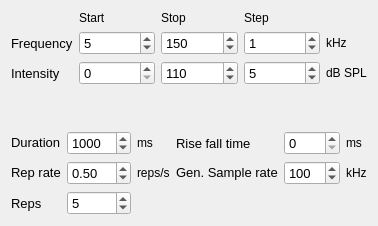
        <widget class="QWidget" name="tab_tc">
         <attribute name="title">
          <string>Tuning Curve</string>
         </attribute>
         <layout class="QVBoxLayout" name="verticalLayout">
          <item>
           <layout class="QGridLayout" name="gridLayout_2">
            <item row="2" column="2">
             <widget class="QSpinBox" name="db_stop_spnbx">
              <property name="font">
               <font>
                <pointsize>10</pointsize>
               </font>
              </property>
              <property name="maximum">
               <number>150</number>
              </property>
              <property name="value">
               <number>110</number>
              </property>
             </widget>
            </item>
            <item row="1" column="3">
             <widget class="QSpinBox" name="freq_step_spnbx">
              <property name="font">
               <font>
                <pointsize>10</pointsize>
               </font>
              </property>
              <property name="maximum">
               <number>100</number>
              </property>
              <property name="value">
               <number>1</number>
              </property>
             </widget>
            </item>
            <item row="1" column="2">
             <widget class="QSpinBox" name="freq_stop_spnbx">
              <property name="font">
               <font>
                <pointsize>10</pointsize>
               </font>
              </property>
              <property name="maximum">
               <number>200</number>
              </property>
              <property name="value">
               <number>150</number>
              </property>
             </widget>
            </item>
            <item row="2" column="4">
             <widget class="QLabel" name="label_21">
              <property name="sizePolicy">
               <sizepolicy hsizetype="Fixed" vsizetype="Preferred">
                <horstretch>0</horstretch>
                <verstretch>0</verstretch>
               </sizepolicy>
              </property>
              <property name="text">
               <string>dB SPL</string>
              </property>
             </widget>
            </item>
            <item row="1" column="4">
             <widget class="QLabel" name="label_19">
              <property name="sizePolicy">
               <sizepolicy hsizetype="Fixed" vsizetype="Preferred">
                <horstretch>0</horstretch>
                <verstretch>0</verstretch>
               </sizepolicy>
              </property>
              <property name="text">
               <string>kHz</string>
              </property>
             </widget>
            </item>
            <item row="1" column="1">
             <widget class="QSpinBox" name="freq_start_spnbx">
              <property name="font">
               <font>
                <pointsize>10</pointsize>
               </font>
              </property>
              <property name="maximum">
               <number>200</number>
              </property>
              <property name="singleStep">
               <number>5</number>
              </property>
              <property name="value">
               <number>5</number>
              </property>
             </widget>
            </item>
            <item row="2" column="3">
             <widget class="QSpinBox" name="db_step_spnbx">
              <property name="font">
               <font>
                <pointsize>10</pointsize>
               </font>
              </property>
              <property name="maximum">
               <number>50</number>
              </property>
              <property name="value">
               <number>5</number>
              </property>
             </widget>
            </item>
            <item row="2" column="1">
             <widget class="QSpinBox" name="db_start_spnbx">
              <property name="font">
               <font>
                <pointsize>10</pointsize>
               </font>
              </property>
              <property name="maximum">
               <number>150</number>
              </property>
              <property name="singleStep">
               <number>5</number>
              </property>
              <property name="value">
               <number>0</number>
              </property>
             </widget>
            </item>
            <item row="1" column="0">
             <widget class="QLabel" name="label_25">
              <property name="sizePolicy">
               <sizepolicy hsizetype="Fixed" vsizetype="Preferred">
                <horstretch>0</horstretch>
                <verstretch>0</verstretch>
               </sizepolicy>
              </property>
              <property name="font">
               <font>
                <pointsize>10</pointsize>
               </font>
              </property>
              <property name="text">
               <string>Frequency</string>
              </property>
             </widget>
            </item>
            <item row="0" column="1">
             <widget class="QLabel" name="label_26">
              <property name="text">
               <string>Start</string>
              </property>
             </widget>
            </item>
            <item row="2" column="0">
             <widget class="QLabel" name="label_18">
              <property name="font">
               <font>
                <pointsize>10</pointsize>
               </font>
              </property>
              <property name="text">
               <string>Intensity</string>
              </property>
             </widget>
            </item>
            <item row="0" column="2">
             <widget class="QLabel" name="label_27">
              <property name="text">
               <string>Stop</string>
              </property>
             </widget>
            </item>
            <item row="0" column="3">
             <widget class="QLabel" name="label_28">
              <property name="text">
               <string>Step</string>
              </property>
             </widget>
            </item>
            <item row="3" column="0">
             <spacer name="verticalSpacer">
              <property name="orientation">
               <enum>Qt::Vertical</enum>
              </property>
              <property name="sizeHint" stdset="0">
               <size>
                <width>20</width>
                <height>40</height>
               </size>
              </property>
             </spacer>
            </item>
           </layout>
          </item>
          <item>
           <layout class="QGridLayout" name="gridLayout_3">
            <item row="0" column="0">
             <widget class="QLabel" name="label_22">
              <property name="sizePolicy">
               <sizepolicy hsizetype="Preferred" vsizetype="Fixed">
                <horstretch>0</horstretch>
                <verstretch>0</verstretch>
               </sizepolicy>
              </property>
              <property name="font">
               <font>
                <pointsize>10</pointsize>
               </font>
              </property>
              <property name="text">
               <string>Duration</string>
              </property>
             </widget>
            </item>
            <item row="0" column="1">
             <widget class="QSpinBox" name="dur_spnbx_2">
              <property name="font">
               <font>
                <pointsize>10</pointsize>
               </font>
              </property>
              <property name="minimum">
               <number>100</number>
              </property>
              <property name="maximum">
               <number>50000</number>
              </property>
              <property name="singleStep">
               <number>100</number>
              </property>
              <property name="value">
               <number>1000</number>
              </property>
             </widget>
            </item>
            <item row="0" column="2">
             <widget class="QLabel" name="label_24">
              <property name="sizePolicy">
               <sizepolicy hsizetype="Preferred" vsizetype="Fixed">
                <horstretch>0</horstretch>
                <verstretch>0</verstretch>
               </sizepolicy>
              </property>
              <property name="text">
               <string>ms</string>
              </property>
             </widget>
            </item>
            <item row="0" column="5">
             <widget class="QLabel" name="label_20">
              <property name="sizePolicy">
               <sizepolicy hsizetype="Fixed" vsizetype="Fixed">
                <horstretch>0</horstretch>
                <verstretch>0</verstretch>
               </sizepolicy>
              </property>
              <property name="text">
               <string>ms</string>
              </property>
             </widget>
            </item>
            <item row="1" column="0">
             <widget class="QLabel" name="label_23">
              <property name="sizePolicy">
               <sizepolicy hsizetype="Fixed" vsizetype="Fixed">
                <horstretch>0</horstretch>
                <verstretch>0</verstretch>
               </sizepolicy>
              </property>
              <property name="font">
               <font>
                <pointsize>10</pointsize>
               </font>
              </property>
              <property name="text">
               <string>Rep rate</string>
              </property>
             </widget>
            </item>
            <item row="1" column="2">
             <widget class="QLabel" name="label_15">
              <property name="sizePolicy">
               <sizepolicy hsizetype="Fixed" vsizetype="Fixed">
                <horstretch>0</horstretch>
                <verstretch>0</verstretch>
               </sizepolicy>
              </property>
              <property name="text">
               <string>reps/s</string>
              </property>
             </widget>
            </item>
            <item row="1" column="3">
             <widget class="QLabel" name="label_17">
              <property name="sizePolicy">
               <sizepolicy hsizetype="Fixed" vsizetype="Fixed">
                <horstretch>0</horstretch>
                <verstretch>0</verstretch>
               </sizepolicy>
              </property>
              <property name="font">
               <font>
                <pointsize>10</pointsize>
               </font>
              </property>
              <property name="text">
               <string>Gen. Sample rate</string>
              </property>
             </widget>
            </item>
            <item row="1" column="4">
             <widget class="QSpinBox" name="aosr_spnbx">
              <property name="font">
               <font>
                <pointsize>10</pointsize>
               </font>
              </property>
              <property name="minimum">
               <number>10</number>
              </property>
              <property name="maximum">
               <number>1000</number>
              </property>
              <property name="singleStep">
               <number>10</number>
              </property>
              <property name="value">
               <number>100</number>
              </property>
             </widget>
            </item>
            <item row="1" column="5">
             <widget class="QLabel" name="label_16">
              <property name="sizePolicy">
               <sizepolicy hsizetype="Fixed" vsizetype="Fixed">
                <horstretch>0</horstretch>
                <verstretch>0</verstretch>
               </sizepolicy>
              </property>
              <property name="text">
               <string>kHz</string>
              </property>
             </widget>
            </item>
            <item row="1" column="1">
             <widget class="QDoubleSpinBox" name="reprate_spnbx">
              <property name="font">
               <font>
                <pointsize>10</pointsize>
               </font>
              </property>
              <property name="minimum">
               <double>0.100000000000000</double>
              </property>
              <property name="maximum">
               <double>10.000000000000000</double>
              </property>
              <property name="value">
               <double>0.500000000000000</double>
              </property>
             </widget>
            </item>
            <item row="2" column="1">
             <widget class="QSpinBox" name="nreps_spnbx">
              <property name="font">
               <font>
                <pointsize>10</pointsize>
               </font>
              </property>
              <property name="minimum">
               <number>1</number>
              </property>
              <property name="maximum">
               <number>100</number>
              </property>
              <property name="value">
               <number>5</number>
              </property>
             </widget>
            </item>
            <item row="2" column="0">
             <widget class="QLabel" name="label_31">
              <property name="font">
               <font>
                <pointsize>10</pointsize>
               </font>
              </property>
              <property name="text">
               <string>Reps</string>
              </property>
             </widget>
            </item>
            <item row="0" column="4">
             <widget class="QSpinBox" name="risefall_spnbx_2">
              <property name="font">
               <font>
                <pointsize>10</pointsize>
               </font>
              </property>
              <property name="maximum">
               <number>100</number>
              </property>
             </widget>
            </item>
            <item row="0" column="3">
             <widget class="QLabel" name="label_14">
              <property name="font">
               <font>
                <pointsize>10</pointsize>
               </font>
              </property>
              <property name="text">
               <string>Rise fall time</string>
              </property>
             </widget>
            </item>
           </layout>
          </item>
         </layout>
        </widget>
